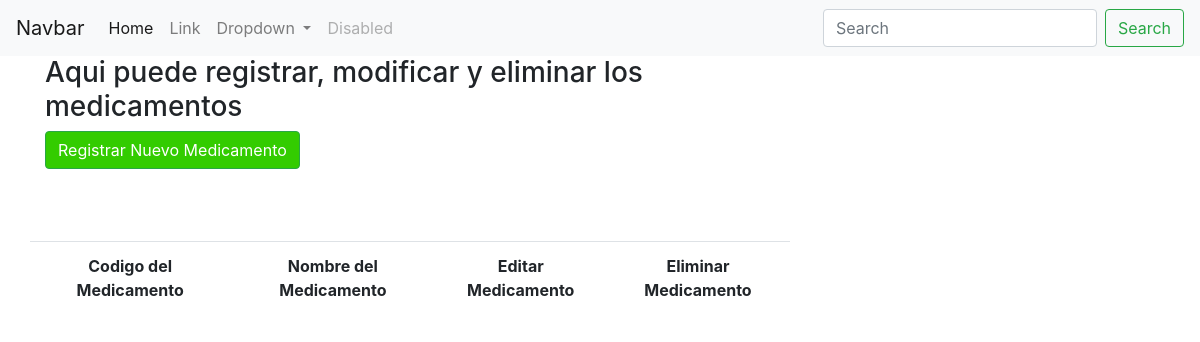
The app's page /citasyconsultas/gestionMedicamento/, older data.
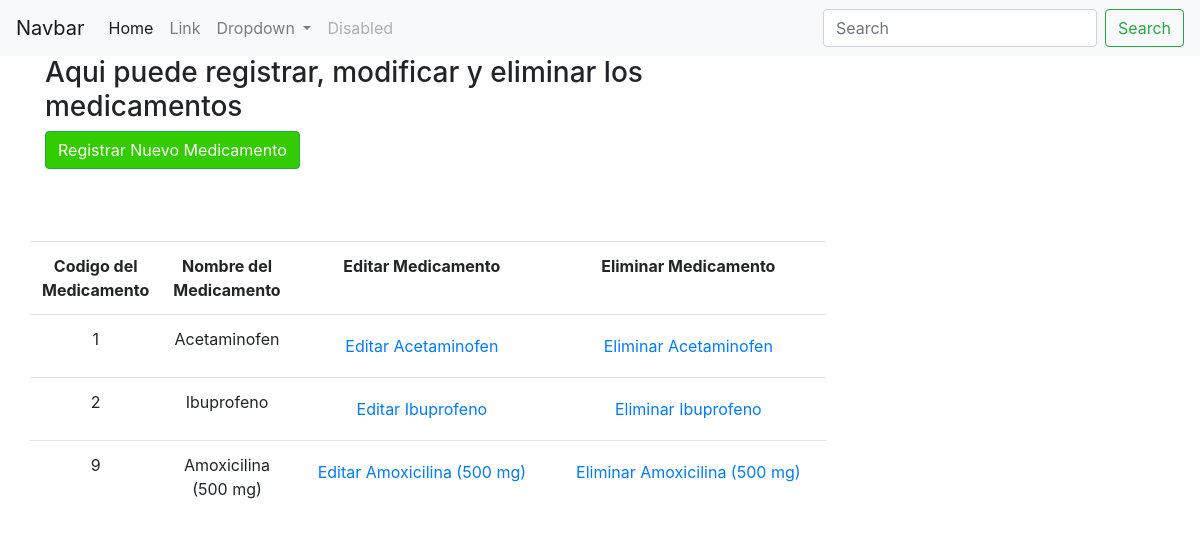
The same page, newer data.
### citasyconsultas/models.py (models this page shows, shortened)
class Medicamento(models.Model):
	codMedicamento=models.IntegerField(help_text="Ingrese el codigo del Medicamento",primary_key = True)
	nomMedicamento=models.CharField(max_length=200,help_text="Ingrese el nombre del Medicamento")

### citasyconsultas/views.py (the view)
# urls.py: path('gestionMedicamento/', ListadoMedicamento.as_view(), name='listado_medicamento'),
class ListadoMedicamento(ListView):
    model = Medicamento
    template_name = 'citasyconsultas/gestionMedicamento.html'
    context_object_name = 'medicamentos'

### templates/citasyconsultas/gestionMedicamento.html (shortened to what this page needs)
{% extends 'base/base.html'%}
{% block content %}
<h3>Aqui puede registrar, modificar y eliminar los medicamentos</h3>
<div class="container">
	<div class="row">
	<a onclick="return abrir_modal('{% url 'citasyconsultas:crear_medicamento' %}', 'Crear medicamento')" class="btn btn-success" style="color:white; background-color:#33CC00">
   Registrar Nuevo Medicamento
		</a>
	</div>
</div>
<br><br><br>
<div class="row text-center">
	<table  class="table ">
		<tr style="text-align: center">
			<th style="text-align: center">Codigo del Medicamento</th>
			<th style="text-align: center">Nombre del Medicamento</th>
			<th style="text-align: center">Editar Medicamento</th>
            <th style="text-align: center">Eliminar Medicamento</th>
		</tr>
		{% for med in medicamentos %}
					<tr>
						<td>{{med.codMedicamento}}</td>
						<td>{{med.nomMedicamento}}</td>
						<td style="text-align:center;">
							<a href="#" onclick="return abrir_modal('{% url 'citasyconsultas:modificar_medicamento' med.pk %}', 'Modificar/{{ med.codMedicamento }}')" class="btn"><span class="glyphicon glyphicon-pencil">Editar {{med.nomMedicamento}}</a>
							</td>
						<td style="text-align:center;">
							<a href="#" onclick="return abrir_modal('{% url 'citasyconsultas:eliminar_medicamento' med.pk %}', 'Emiminar/{{ med.codMedicamento}}')" class="btn">Eliminar {{med.nomMedicamento}}</a
								td>
					</tr>
		{% endfor %}
	</table>
</div>
</div>
{% endblock %}

Row changes from the older to the newer data that the page shows:
added Medicamento: codMedicamento "1", nomMedicamento "Acetaminofen"
added Medicamento: codMedicamento "2", nomMedicamento "Ibuprofeno"
added Medicamento: codMedicamento "9", nomMedicamento "Amoxicilina (500 mg)"
